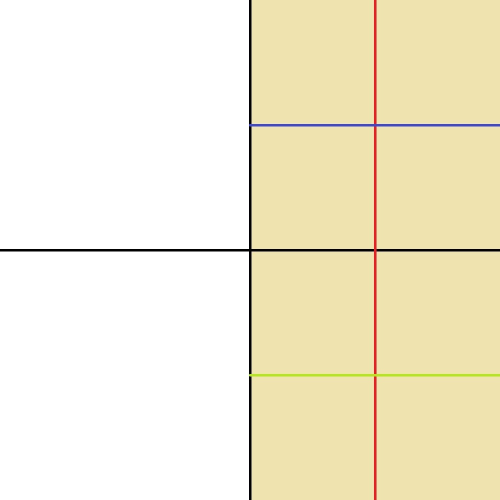
#> input picture ImaginaryNumber/res/input.jpg, 1000 x 1000 px (shown at 1/2 size)
$ python pixelate.py
#> lines starting #> are read from the running program, lines starting #| are printed output that depends on the picture
#> the answer given: ../ImaginaryNumber/res/input.jpg
#> the answer given: out.png
#> the answer given: 100
# Reference: https://github.com/useless-tools/pixelate
from PIL import Image
import os


def pixelate(img_in: str, img_out: str, pixel_size: int):
    """
    Create a pixel image from the original image

    Reference: https://github.com/useless-tools/pixelate

    Args:
        img_in (str): input image path
        img_out (str): output image path
        pixel_size (int): pixel size
    """
#> called with img_in = '../ImaginaryNumber/res/input.jpg', img_out = 'out.png', pixel_size = 100
    if not os.path.exists(img_in):
        raise FileNotFoundError('cannot find input image')

    image = Image.open(img_in)
#> image is the input picture: PIL image 1000x1000 RGB; mean R, G, B 243.9, 237.3, 212
    image = image.resize(
        (image.size[0] // pixel_size, image.size[1] // pixel_size),
        Image.NEAREST
    )
    image = image.resize(
        (image.size[0] * pixel_size, image.size[1] * pixel_size),
        Image.NEAREST
    )
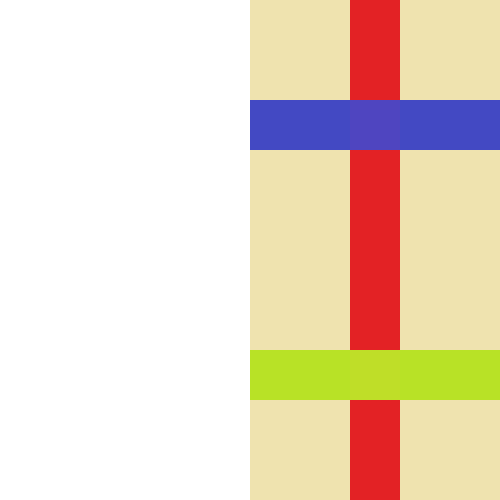
#> image: PIL image 1000x1000 RGB (shown at 1/2 size); mean R, G, B 234.9, 217.7, 198.1
    image.save(img_out)


if __name__ == '__main__':
    img_in = input('input image path (str): ')
    img_out = input('output image path (str): ')
    pixel_size = int(input('pixel size (int): '))
    pixelate(img_in, img_out, pixel_size)
    print('Done!')
